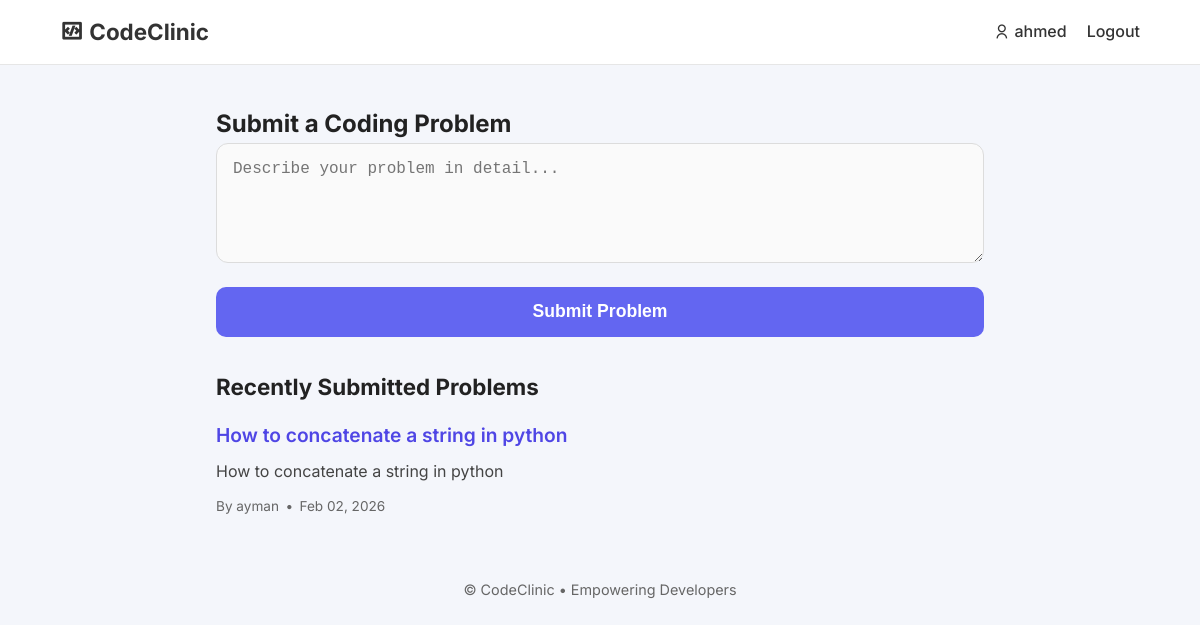
The app's page / (signed in) with its own data.
### main/models.py (models this page shows, shortened)
class Problem(models.Model):
    description = models.TextField()
    user = models.ForeignKey(User, on_delete=models.CASCADE)
    topic = models.CharField(max_length=100, blank=True, null=True)
    created_at = models.DateTimeField(auto_now_add=True)

### main/views.py (the view)
# urls.py: 2. Add a URL to urlpatterns:  path('', views.home, name='home')
def home(request):
    problems = Problem.objects.all().order_by("-created_at")
    return render(request, "index.html", {"problems": problems})

### main/templates/index.html (shortened to what this page needs)
{% extends 'base.html' %}
{% block content %}
<div class="home-container">
    <div class="card submit-card">
        <h2>Submit a Coding Problem</h2>
        <form method="POST" class="problem-form" action="{% url 'submit' %}">
            <textarea name="description" placeholder="Describe your problem in detail..." required></textarea>
            <button type="submit">Submit Problem</button>
        </form>
    </div>
    <h3 class="section-title">Recently Submitted Problems</h3>
    {% for problem in problems %}
        <div class="card problem-card">
            <h4>
                <a href="{% url 'problem_detail' problem.id %}">
                    {{ problem.description|truncatechars:60 }}
                </a>
            </h4>
            <p>{{ problem.description|truncatechars:200 }}</p>
            <div class="meta">
                <span>By {{ problem.user.username }}</span>
                <span>•</span>
                <span>{{ problem.created_at|date:"M d, Y" }}</span>
            </div>
        </div>
    {% empty %}
        <p class="no-items">No problems submitted yet.</p>
    {% endfor %}
</div>
{% endblock %}

### main/templates/base.html (shortened to what this page needs)
{% load static %}
<!DOCTYPE html>
<html lang="en">
<head>
    <link href="https://cdn.jsdelivr.net/npm/remixicon@4.2.0/fonts/remixicon.css" rel="stylesheet">
    <link rel="stylesheet" href="{% static 'css/style.css' %}">
</head>
<body>
    <nav class="navbar">
        <div class="nav-container">
            <a href="{% url 'home' %}" class="logo">
                <i class="ri-code-box-line"></i> CodeClinic
            </a>
            <ul class="nav-links">
                {% if user.is_authenticated %}
                    <li><a href="#"><i class="ri-user-line"></i> {{ user.username }}</a></li>
                    <li><a href="{% url 'logout' %}" class="logout-btn">Logout</a></li>
                {% else %}
                    <li><a href="{% url 'login' %}">Login</a></li>
                    <li><a href="{% url 'signup' %}" class="signup-btn">Sign Up</a></li>
                {% endif %}
            </ul>
        </div>
    </nav>
    <main class="content">
        {% block content %}{% endblock %}
    </main>
    <footer class="footer">
        <p>© {{ now|date:"Y" }} CodeClinic • Empowering Developers</p>
    </footer>
</body>
</html>

### main/static/css/style.css (style rules this page uses)
* { margin: 0; padding: 0; box-sizing: border-box; }
body { font-family: 'Inter', sans-serif; background: #f4f6fb; color: #222; line-height: 1.6; }
.navbar { background: #ffffff; padding: 14px 0; border-bottom: 1px solid #e6e6e6; position: sticky; top: 0; z-index: 1000; }
.nav-container { width: 90%; max-width: 1200px; margin: auto; display: flex; justify-content: space-between; align-items: center; }
.logo { font-size: 1.4rem; font-weight: 700; color: #333; text-decoration: none; display: flex; align-items: center; gap: 6px; }
.nav-links { list-style: none; display: flex; gap: 20px; }
.nav-links a { text-decoration: none; color: #333; font-weight: 500; transition: 0.2s ease; }
.logout-btn { color: #ff4e4e; font-weight: 600; }
.content { width: 90%; max-width: 1200px; margin: 40px auto; }
.footer { text-align: center; padding: 20px; color: #666; font-size: 0.9rem; margin-top: 40px; }
.home-container { max-width: 800px; margin: 2rem auto; padding: 0 1rem; }
.section-title { margin: 2rem 0 1rem; font-size: 1.4rem; font-weight: 700; }
.submit-card textarea { width: 100%; min-height: 120px; padding: 1rem; border: 1px solid #dcdcdc; border-radius: 12px; background: #fafafa; resize: vertical; font-size: 1rem; transition: 0.2s ease; }
.problem-form button { width: 100%; margin-top: 1rem; padding: 0.9rem; border: none; border-radius: 10px; background: #6366f1; color: white; font-size: 1.1rem; font-weight: 600; cursor: pointer; transition: 0.2s ease; }
.problem-card h4 a { font-size: 1.2rem; font-weight: 600; color: #4f46e5; text-decoration: none; }
.problem-card p { margin-top: 0.5rem; color: #444; line-height: 1.5; }
.meta { margin-top: 0.8rem; font-size: 0.85rem; color: #666; display: flex; gap: 0.4rem; }

### records on screen
Problem: description "How to concatenate a string in python", user.username "ayman", created_at "Feb 02, 2026"

### other values on screen
{{ user.username }} "ahmed"
